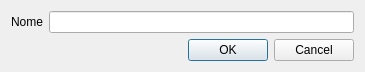
<?xml version="1.0" encoding="UTF-8"?>
<ui version="4.0">
 <class>AutoritaDialog</class>
 <widget class="QDialog" name="AutoritaDialog">
  <property name="geometry">
   <rect>
    <x>0</x>
    <y>0</y>
    <width>365</width>
    <height>69</height>
   </rect>
  </property>
  <property name="windowTitle">
   <string>Modifica autorità</string>
  </property>
  <layout class="QFormLayout" name="formLayout">
   <item row="0" column="0">
    <widget class="QLabel" name="label">
     <property name="text">
      <string>Nome</string>
     </property>
    </widget>
   </item>
   <item row="0" column="1">
    <widget class="QLineEdit" name="lineEdit"/>
   </item>
   <item row="1" column="0" colspan="2">
    <widget class="QDialogButtonBox" name="buttonBox">
     <property name="orientation">
      <enum>Qt::Horizontal</enum>
     </property>
     <property name="standardButtons">
      <set>QDialogButtonBox::Cancel|QDialogButtonBox::Ok</set>
     </property>
    </widget>
   </item>
  </layout>
 </widget>
 <resources/>
 <connections>
  <connection>
   <sender>buttonBox</sender>
   <signal>accepted()</signal>
   <receiver>AutoritaDialog</receiver>
   <slot>accept()</slot>
   <hints>
    <hint type="sourcelabel">
     <x>248</x>
     <y>254</y>
    </hint>
    <hint type="destinationlabel">
     <x>157</x>
     <y>274</y>
    </hint>
   </hints>
  </connection>
  <connection>
   <sender>buttonBox</sender>
   <signal>rejected()</signal>
   <receiver>AutoritaDialog</receiver>
   <slot>reject()</slot>
   <hints>
    <hint type="sourcelabel">
     <x>316</x>
     <y>260</y>
    </hint>
    <hint type="destinationlabel">
     <x>286</x>
     <y>274</y>
    </hint>
   </hints>
  </connection>
 </connections>
</ui>
